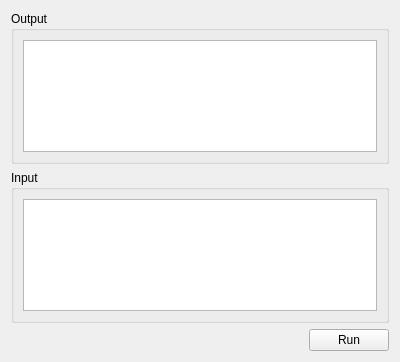
<?xml version="1.0" encoding="UTF-8"?>
<ui version="4.0">
 <class>EgtPythonConsoleDialog</class>
 <widget class="QWidget" name="EgtPythonConsoleDialog">
  <property name="geometry">
   <rect>
    <x>0</x>
    <y>0</y>
    <width>400</width>
    <height>362</height>
   </rect>
  </property>
  <property name="windowTitle">
   <string>Form</string>
  </property>
  <layout class="QGridLayout" name="gridLayout">
   <item row="0" column="0" colspan="2">
    <widget class="QGroupBox" name="groupBox">
     <property name="title">
      <string>Output</string>
     </property>
     <layout class="QVBoxLayout" name="verticalLayout">
      <item>
       <widget class="QTextBrowser" name="tbOutput"/>
      </item>
     </layout>
    </widget>
   </item>
   <item row="1" column="0" colspan="2">
    <widget class="QGroupBox" name="groupBox_2">
     <property name="title">
      <string>Input</string>
     </property>
     <layout class="QGridLayout" name="gridLayout_2">
      <item row="0" column="0">
       <widget class="QTextEdit" name="teInput"/>
      </item>
     </layout>
    </widget>
   </item>
   <item row="2" column="0">
    <spacer name="horizontalSpacer">
     <property name="orientation">
      <enum>Qt::Horizontal</enum>
     </property>
     <property name="sizeHint" stdset="0">
      <size>
       <width>293</width>
       <height>20</height>
      </size>
     </property>
    </spacer>
   </item>
   <item row="2" column="1">
    <widget class="QPushButton" name="pbtnRun">
     <property name="text">
      <string>Run</string>
     </property>
    </widget>
   </item>
  </layout>
 </widget>
 <resources/>
 <connections/>
</ui>
